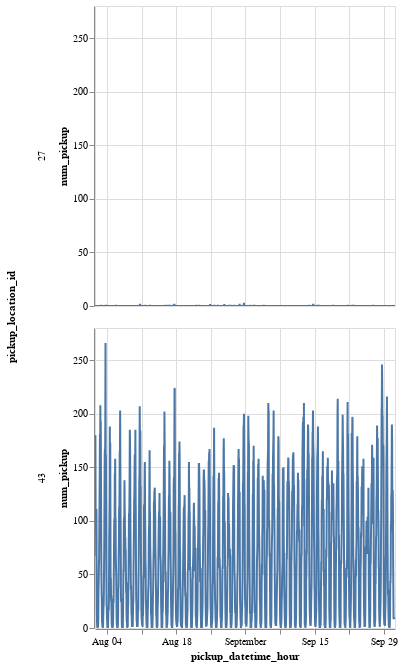

The notebook cell saved with this chart:
### Markdown cell above
# Old

### Code cell
def predict(df: pl.DataFrame, n_lags:list[int], unique_id:str, target:str, ds:str, freq:str):
    """Implement a 1-step ahead forecast. The to take into account
    that pipeline uses lags value of the target, we first add one more row equal to
    the next prediction before calculating the lags. In addition, since
    the model needs to use lags, it filters the first data points where it's not possible
    to compute prediction.
    

    Args:
        df (pl.DataFrame): _description_
        n_lags (list[int]): _description_
        unique_id (str): _description_
        target (str): _description_
        ds (str): _description_
        freq (str): _description_

    Returns:
        _type_: _description_
    """
    
    input_col = df.columns
       
    # extend the dataframe
    forecast =(
        df
        .group_by(unique_id)
        .agg(
            pl.col(ds).max().dt.offset_by(freq)
        )
        .with_columns(
            pl.lit(None).alias(target)
        )
        .select(input_col)
    )
    
    # TODO | BUG | 2024-12-11 | freq and max lag relation
    # ideally the offset should be max_lag * freq, there shouldn't be
    # problems for single digit frequency (1d, 1h) but for every other
    # frequency type (say 1d1w), this give wrong values
    
    # calculate the date from which we can calculate predictions
    max_lag = max(n_lags) 
    cutoff_offset = f"{max_lag}{freq[-1]}"
    cutt_off_date = (
        df
        .group_by(
            unique_id
        )
        .agg(
            cutoff_from = pl.col(ds).min().dt.offset_by(cutoff_offset)
        )
    )


    return (
        df 
        .vstack(forecast)
        .pipe(get_time_lags, n_lags, target, ds, unique_id, False)  
        .join(cutt_off_date, on=[unique_id], how='inner') 
        .filter(pl.col(ds).gt(pl.col('cutoff_from')))
        .with_columns(
            y_hat = pl.mean_horizontal(cs.contains("lag"))
        )
        .select(input_col+["y_hat"])
    )
    
def forecast(df, n_lags, h,  unique_id:str, target:str, ds:str, freq:str):
    input_col = df.columns
    for i in range(1,h+1):
        df = (
            df
            .pipe(predict, n_lags, unique_id, target, ds, freq)
            .with_columns(
                pl.coalesce([target, 'y_hat']).alias(target)
            )
            .select(input_col)
        )
    return df


target = 'num_pickup'
ds = 'pickup_datetime_hour'
unique_id = 'pickup_location_id'
freq = '1h'

forecast(df, [1], h=7, unique_id=unique_id, target=target, ds=ds, freq=freq).plot.line(x=ds, y=target, row=unique_id)

### Figure 1 — Vega-Lite specification as saved in the notebook (floating-point values rounded to 4 significant figures; data arrays with more than 128 entries replaced by an {"elided": "..."} marker saying what was removed)
{"config": {"view": {"continuousWidth": 300, "continuousHeight": 300}}, "data": {"name": "data-0bc2da01592d2a2fd1826285edcb77b6"}, "mark": {"type": "line", "tooltip": true}, "encoding": {"row": {"field": "pickup_location_id", "type": "quantitative"}, "x": {"field": "pickup_datetime_hour", "type": "temporal"}, "y": {"field": "num_pickup", "type": "quantitative"}}, "params": [{"name": "param_1", "select": {"type": "interval", "encodings": ["x", "y"]}, "bind": "scales"}], "$schema": "https://vega.github.io/schema/vega-lite/v5.20.1.json", "datasets": {"data-0bc2da01592d2a2fd1826285edcb77b6": {"elided": "2914 records"}}}
